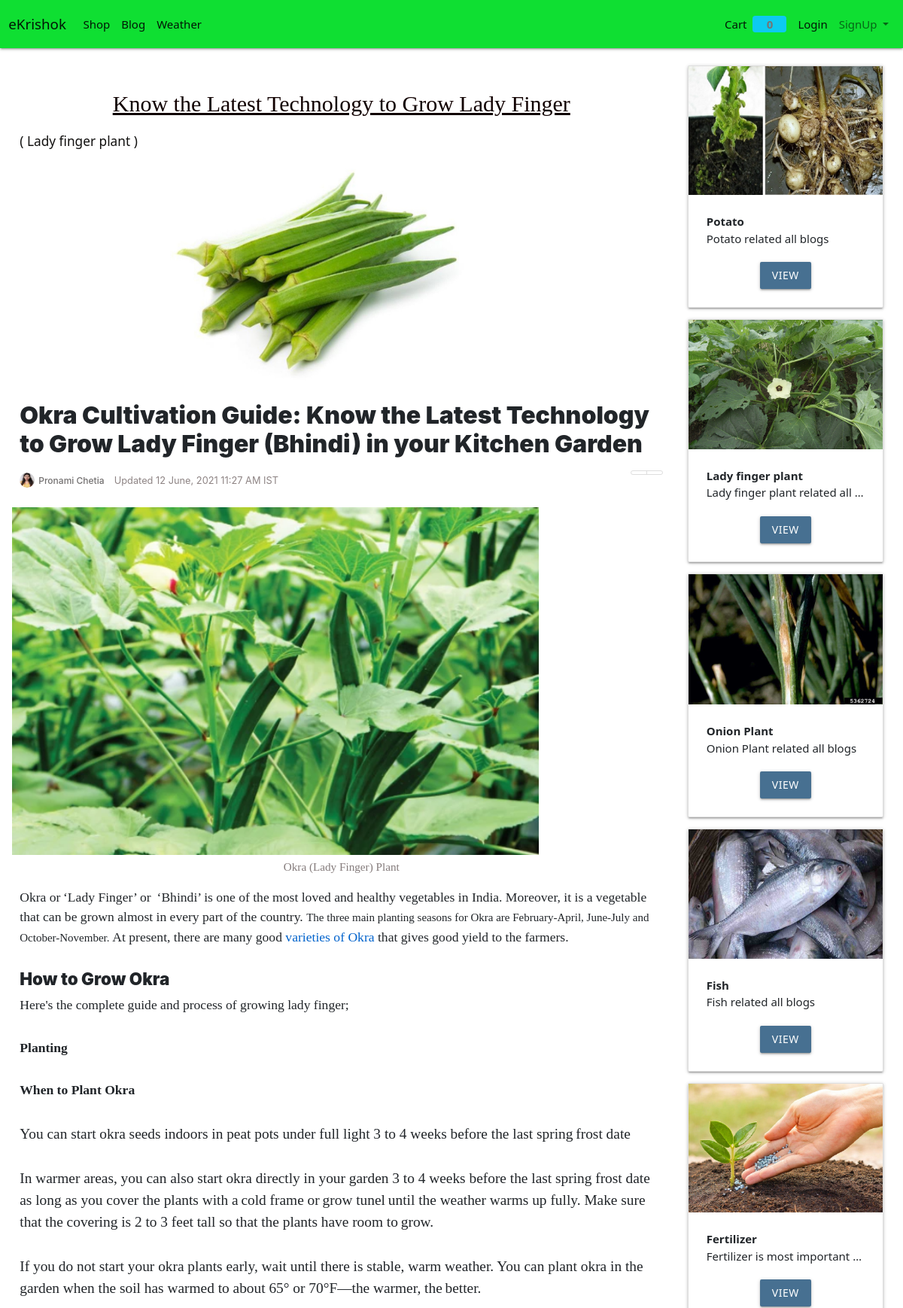
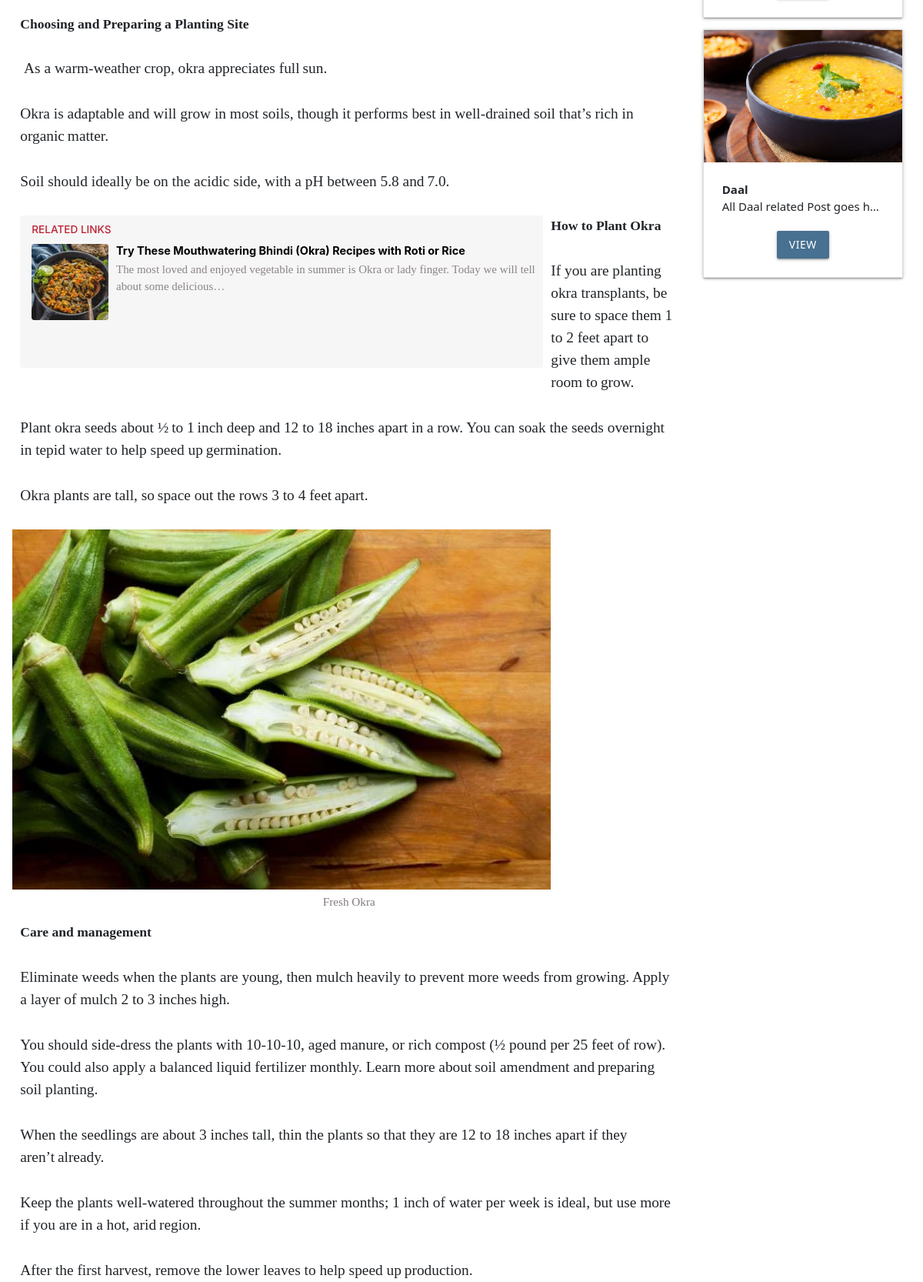
The app's page /blog/detail/know-the-latest-technology-to-grow-lady-finger (upper part) with its own data (2 pictures, top to bottom).
### Blog2/models.py (models this page shows, shortened)
class Post(models.Model):
    post_id = models.AutoField(primary_key=True)
    title = models.CharField(max_length=100)
    content = FroalaField()
    cat = models.ForeignKey(BlogCategory, on_delete=models.CASCADE)
    slug = models.SlugField(max_length=1000, null=True, blank=True)
    image = models.ImageField(upload_to = 'upload/blog/postImg/')
    created_at = models.DateTimeField(auto_now_add=True)
    upload_to = models.DateTimeField(auto_now=True)

class BlogCategory(models.Model):
    cat_id = models.AutoField(primary_key=True)
    title = models.CharField(max_length=100)
    description = models.CharField(max_length=200)
    url = models.CharField(max_length=100)
    image = models.ImageField(upload_to='upload/blog2/blogcatImg/')
    add_date = models.DateTimeField(auto_now_add=True, null=True)
    update_at = models.DateTimeField(auto_now=True)

### Blog2/views.py (the view)
# urls.py: path('detail/<slug:slug>',PostDetail),
def PostDetail(request, slug):
    cats = BlogCategory.objects.all()
    post = Post.objects.get(slug=slug)
    return render(request, "blog/postdetail.html", {'post': post, 'cats':cats})

### Store/templates/blog/postdetail.html (shortened to what this page needs)
{% extends 'store/base.html' %}
{% block content %}
<div class="custom-container">
    <div class="row m-3">
        <div class="col-lg-9 ">
            <h1 style="font-size: 30px; color: rgb(17, 1, 1); font-family: Georgia, 'Times New Roman', Times, serif; text-align: center;text-decoration: underline;">{{post.title}}</h1>
            <h6 style="color: rgb(17, 16, 15);">( {{post.cat.title}} )</h6>
            <img src="/abcd/show/{{post.image}}" class="responsive-img" alt="" style="margin-left: 200px; " height="400" width="400">
            <br>
            <p style="color:darkred">
                {{post.content | safe}}
            </p>
        </div>
        <div class="col-lg-3 m2">
            {% for cat in cats %}
            <div class="card item" style="margin-left:10px;">
                <div class="img-container">
                    <img src="/abcd/show/{{cat.image}}" class="responsive-img" alt="">
                </div>
                <div class="card-content">
                    <b>
                        {{cat.title}}
                    </b>
                    <p class="truncate">{{cat.description}}</p>
                    <div class="container center-align mt20">
                        <a href="/blog/category/{{cat.url}}" class="btn bg-primary">VIEW</a>
                    </div>
                </div>
            </div>
            {%endfor%}
        </div>
    </div>
</div>
{% endblock %}

### static/css/style.css (style rules this page uses)
.bg-primary { background:#477091!important; }
.mt20 { margin-top:20px; }

### Store/templates/blog/postdetail.html (style rules this page uses)
body { background-image: url(''); }

### records on screen
Post: title "Know the Latest Technology to Grow Lady Finger", cat "Lady finger plant", image (picture), content "Okra Cultivation Guide: Know the Latest Technology to Grow Lady Finger (Bhindi) in your Kitchen Garden Pronami Chetia Updated 12 June, 2021 11:27 AM IST Okra (Lady Finger) Plant Okra or ‘Lady Finger’ or ‘Bhindi’ is one of the most loved and healthy vegetables in India. Moreover, it is a vegetable that can be grown almost in every part of the country. The three main planting seasons for Okra are February-April, June-July and October-November. At present, there are many good varieties of Okra that gives good yield to the farmers. How to Grow Okra Here's the complete guide and process of growing lady finger; Planting When to Plant Okra You can start okra seeds indoors in peat pots under full…", content (picture)
BlogCategory: image (picture), title "Potato", description "Potato related all blogs"
BlogCategory: image (picture), title "Lady finger plant", description "Lady finger plant related all…"
BlogCategory: image (picture), title "Onion Plant", description "Onion Plant related all blogs"
BlogCategory: image (picture), title "Fish", description "Fish related all blogs"
BlogCategory: image (picture), title "Fertilizer", description "Fertilizer is most important…"
BlogCategory: image (picture), title "Daal", description "All Daal related Post goes h…"

### other values on screen
{{ request.session.cart.keys|length }} "0"
